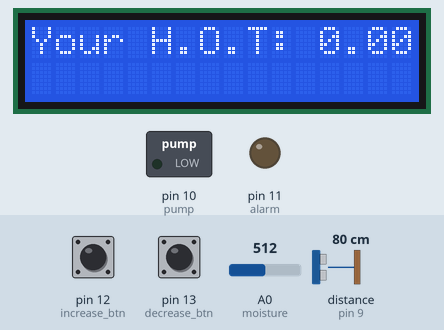
The sketch below on a simulated Arduino Uno, built with avr-gcc and run on an emulated ATmega328P. On the bench: 16×2 character LCD, switched loads named in the sketch (green lamp = pin HIGH), output pins drawn as LEDs (lit = HIGH). Dashed ring = blinking. The inputs (shaded band) are chosen by the test bench; at power-on: pin 12 (increase_btn) LOW, A0 (moisture) = 512, pin 13 (decrease_btn) LOW, distance to the obstacle (sensor on pin 9) 80 cm. The echo pulse lasts 58.3 µs per cm; pins used as bus, display or sensor lines are not drawn.

Above: at 8.1 s.
8.2 s: pin 12 (increase_btn) pulled HIGH for 3.2 s
At 12.7 s:
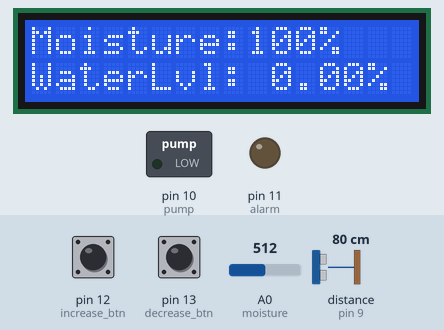
12.9 s: A0 (moisture) set to 3
14.4 s: A0 (moisture) set to 0
At 14.99 s:
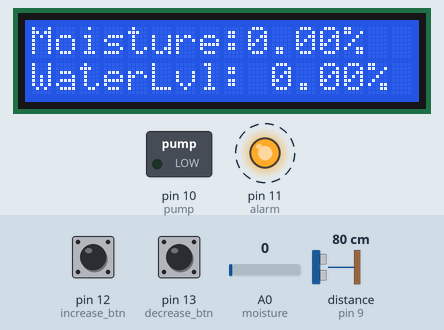
17.4 s: A0 (moisture) set to 33
At 18.3 s:
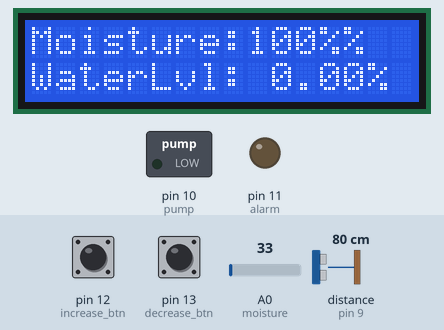
Timing chart, 0 to 20.3 s (numbered marks = the images above; inputs shaded):
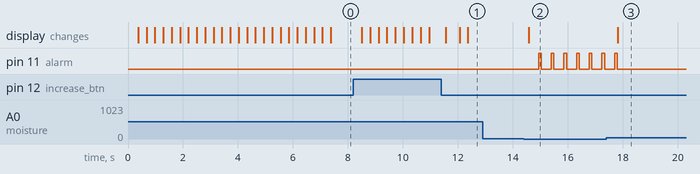

Measured:
- the behaviour switches between 2 and 1 on A0 (moisture) (found by bisection; images 1 and 2)
- after the input at 8.2 s, the display: first changes after 0.31 s (image 1 shows a later state)
- after the input at 12.9 s, every drawn part: stays the same
- after the input at 14.4 s, pin 11 (alarm): alternates HIGH for 0.10 s and LOW for 0.36 s, starting after 0.54 s; the display: changes after 0.19 s (image 2)
- after the input at 17.4 s, pin 11 (alarm): goes on until 17.8 s, then stays LOW; the display: changes after 0.41 s (image 3)

The sketch:

sketch_aug15a.ino
```cpp
#include <LiquidCrystal.h>

int rs = 2;
int en = 3;
int d0 = 4;
int d1 = 5;
int d2 = 6;
int d3 = 7;
int trig = 8;
int echo = 9;
float duration;
float height;
float moisture = A0;
float moisture_percent;
float minimum_moisture_percent;
float moisture_value;
int pump = 10;
float pie = 3.142;
float empty_volume;
float remain_volume;
float total_volume;
float tank_percent;
int alarm = 11;
float heightOfTank = 0;
float minimum_moisture = 0;
float maximum_moisture = 0;
float tankRadius = 0;
int page = 0;
int alarm_dt = 100;
int dt = 300;
int ultrasonic_dt = 10;
int nextBtn_dt = 500;
int longPressDuration = 30;
int increase_btn = 12;
int decrease_btn = 13;
int timer;


LiquidCrystal lcd (rs, en, d0, d1, d2, d3);

void setup() {

  pinMode(trig, OUTPUT);
  pinMode(echo, INPUT);
  pinMode(pump, OUTPUT);
  pinMode(alarm, OUTPUT);
  pinMode(moisture, INPUT);
  pinMode(increase_btn,  INPUT);
  pinMode(decrease_btn, INPUT);

  lcd.begin(16, 2);
  Serial.begin(9600);

  for (int i = 0; i <= 23; i++){

    lcd.setCursor(0,0);
    lcd.scrollDisplayLeft();
    lcd.print("  Automatic Flower Watering System");
    delay(dt);
    lcd.noAutoscroll();

  }

  lcd.clear();

  lcd.setCursor(0,0);
  lcd.print("Your H.O.T: 0.00");

  while (page <= 4){

    while (page == 0){

      if (digitalRead(increase_btn) == 1){


        delay(dt);
        timer = 0;

        while ((digitalRead(increase_btn) == 1) && (timer <= longPressDuration)){

          timer ++;

        }

        if (( timer >= longPressDuration ) && (heightOfTank > 0)){

          page += 1;
          lcd.clear();
          lcd.setCursor(0,0);
          lcd.print("Your R.O.T: 0.00");
          lcd.setCursor(12,0);
          lcd.print(tankRadius);

        }

        else{

          heightOfTank +=1;

          if (heightOfTank >= 99){

            heightOfTank = 99;

            lcd.clear();
            lcd.setCursor(0,0);
            lcd.print("Your H.O.T: ");
            lcd.setCursor(12,0);
            lcd.print(heightOfTank);

          }

          else{

            lcd.clear();
            lcd.setCursor(0,0);
            lcd.print("Your H.O.T: ");
            lcd.setCursor(12,0);
            lcd.print(heightOfTank);
          }

        }

      }

      else if (digitalRead(decrease_btn) == 1){

        delay (dt);

        heightOfTank -= 1;

        if (heightOfTank <= 0){

          heightOfTank = 0;

          lcd.clear();
          lcd.setCursor(0,0);
          lcd.print("Your H.O.T: ");
          lcd.setCursor(12,0);
          lcd.print(heightOfTank);

        }

        else{

          lcd.clear();
          lcd.setCursor(0,0);
          lcd.print("Your H.O.T: ");
          lcd.setCursor(12,0);
          lcd.print(heightOfTank);

        }
      }
    }

    while (page == 1){

      if (digitalRead(increase_btn) == 1){


        delay(dt);
        timer = 0;

        while ((digitalRead(increase_btn) == 1) && (timer <= longPressDuration)){

          timer ++;

        }

        if (( timer >= longPressDuration ) && (tankRadius > 0)){

          page += 1;
          lcd.clear();
          lcd.setCursor(0,0);
          lcd.print("Min Moisture: ");
          lcd.setCursor(12,0);
          lcd.print(minimum_moisture);

        }

        else{

          tankRadius +=1;

          if (tankRadius >= 99){

            tankRadius = 99;

            lcd.clear();
            lcd.setCursor(0,0);
            lcd.print("Your R.O.T: ");
            lcd.setCursor(12,0);
            lcd.print(tankRadius);

          }

          else{

            lcd.clear();
            lcd.setCursor(0,0);
            lcd.print("Your R.O.T: ");
            lcd.setCursor(12,0);
            lcd.print(tankRadius);
          }

        }

      }

      else if (digitalRead(decrease_btn) == 1){

        delay (dt);
        timer = 0;

        while((digitalRead(decrease_btn) ==1) && (timer <= longPressDuration)){

          timer++;

        }

        if ( timer >= longPressDuration ){

          page -= 1;
          lcd.clear();
          lcd.setCursor(0,0);
          lcd.print("Your H.O.T: 0.00");
          lcd.setCursor(12,0);
          lcd.print(heightOfTank);

        }

        else{

          tankRadius -= 1;

          if (tankRadius <= 0){

            tankRadius = 0;

            lcd.clear();
            lcd.setCursor(0,0);
            lcd.print("Your R.O.T: ");
            lcd.setCursor(12,0);
            lcd.print(tankRadius);

          }

          else{

            lcd.clear();
            lcd.setCursor(0,0);
            lcd.print("Your R.O.T: ");
            lcd.setCursor(12,0);
            lcd.print(tankRadius);

          }
        }
      }
    }

    while (page == 2){

      if (digitalRead(increase_btn) == 1){

        delay(dt);
        timer = 0;

        while ((digitalRead(increase_btn) == 1) && (timer <= longPressDuration)){

          timer ++;

        }

        if (( timer >= longPressDuration ) && (minimum_moisture > 0)){

          page += 1;
          lcd.clear();
          lcd.setCursor(0,0);
          lcd.print("Max Moisture: ");
          lcd.setCursor(14,0);
          lcd.print(maximum_moisture);

        }

        else{

          minimum_moisture += 1;

          if (minimum_moisture >=99){

            minimum_moisture = 99;

            lcd.clear();
            lcd.setCursor(0,0);
            lcd.print("Min Moisture: ");
            lcd.setCursor(14,0);
            lcd.print(minimum_moisture);

          }

          else{

            lcd.clear();
            lcd.setCursor(0,0);
            lcd.print("Min Moisture: ");
            lcd.setCursor(14,0);
            lcd.print(minimum_moisture);

          }
        }

      }

      else if (digitalRead(decrease_btn) ==1 ){

        delay (dt);
        timer = 0;

        while((digitalRead(decrease_btn) ==1) && (timer <= longPressDuration)){

          timer++;

        }

        if ( timer >= longPressDuration ){

          page -= 1;
          lcd.clear();
          lcd.setCursor(0,0);
          lcd.print("Your R.O.T: ");
          lcd.setCursor(12,0);
          lcd.print(tankRadius);

        }

        else{


          minimum_moisture -= 1;

          if (minimum_moisture <= 0){

            tankRadius = 0;

            lcd.clear();
            lcd.setCursor(0,0);
            lcd.print("Min Moisture: ");
            lcd.setCursor(14,0);
            lcd.print(minimum_moisture);

          }

          else{

            lcd.clear();
            lcd.setCursor(0,0);
            lcd.print("Min Moisture: ");
            lcd.setCursor(14,0);
            lcd.print(minimum_moisture);

          }

        }

      }
    }

    while (page == 3){

      if (digitalRead(increase_btn) == 1){

        delay(dt);
        timer = 0;

        while ((digitalRead(increase_btn) == 1) && (timer <= longPressDuration)){

          timer ++;

        }

        if (( timer >= longPressDuration ) && (maximum_moisture > 0) && (minimum_moisture< maximum_moisture)){

          page += 1;
          lcd.clear();

        }

        else{

          maximum_moisture += 1;

          if (maximum_moisture >=99){

            maximum_moisture = 99;

            lcd.clear();
            lcd.setCursor(0,0);
            lcd.print("Max Moisture: ");
            lcd.setCursor(14,0);
            lcd.print(maximum_moisture);

          }

          else{

            lcd.clear();
            lcd.setCursor(0,0);
            lcd.print("Max Moisture: ");
            lcd.setCursor(14,0);
            lcd.print(maximum_moisture);

          }
        }
      }

      else if (digitalRead(decrease_btn) == 1){

        delay (dt);
        timer = 0;

        while((digitalRead(decrease_btn) ==1) && (timer <= longPressDuration)){

          timer++;

        }

        if ( timer >= longPressDuration ){

          page -= 1;
          lcd.clear();
          lcd.setCursor(0,0);
          lcd.print("Min Moisture: ");
          lcd.setCursor(14,0);
          lcd.print(minimum_moisture);

        }

        else {

          maximum_moisture -= 1;

        if (maximum_moisture <= 0){

            maximum_moisture = 0;

            lcd.clear();
            lcd.setCursor(0,0);
            lcd.print("Max Moisture: ");
            lcd.setCursor(14,0);
            lcd.print(maximum_moisture);

          }

          else{

            lcd.clear();
            lcd.setCursor(0,0);
            lcd.print("Max Moisture: ");
            lcd.setCursor(14,0);
            lcd.print(maximum_moisture);

          }

        }

      }
    }

    while (page == 4){

      lcd.clear();
      lcd.setCursor(0,0);
      lcd.print("Your Values are: ");
      lcd.setCursor(0,1);
      lcd.print("H=");
      lcd.setCursor(2,1);
      lcd.print((int)heightOfTank);
//      lcd.setCursor(3,1);
//      lcd.print(" ");
      lcd.setCursor(4,1);
      lcd.print("R=");
      lcd.setCursor(6,1);
      lcd.print((int)tankRadius);
//      lcd.setCursor(7,1);
//      lcd.print(" ");
      lcd.setCursor(8,1);
      lcd.print("m=");
      lcd.setCursor(10,1);
      lcd.print((int)minimum_moisture);
//      lcd.setCursor(11,1);
//      lcd.print(" ");
      lcd.setCursor(12,1);
      lcd.print("M=");
      lcd.setCursor(14,1);
      lcd.print((int)maximum_moisture);

      delay(dt);

      if (digitalRead(increase_btn) == 1){

        delay(dt);
        lcd.clear();
        page += 1;

      }

      else if (digitalRead(decrease_btn) == 1){

        delay(dt);
        lcd.clear();
        page -=1;

      }
    }
  }

  delay(500);

}

void loop() {

  digitalWrite(trig, LOW);
  delayMicroseconds(ultrasonic_dt);

  digitalWrite(trig, HIGH);
  delayMicroseconds(ultrasonic_dt);
  digitalWrite(trig, LOW);

  duration = pulseIn(echo, HIGH);

  moisture_value = analogRead(moisture);

  moisture_percent = (moisture_value / maximum_moisture) * 100.;

  minimum_moisture_percent = (minimum_moisture / maximum_moisture) * 100.;

  total_volume = (pie * (tankRadius * tankRadius) * heightOfTank);

  remain_volume = (total_volume - (pie * (tankRadius * tankRadius) * 0.0343 *(duration/2)));

  tank_percent = ((remain_volume / total_volume) * 100.);

  if (tank_percent <= 0) {

    tank_percent = 0;

  }

  lcd.setCursor(0, 0);
  lcd.print("Moisture: ");

  lcd.setCursor(0, 1);
  lcd.print("WaterLvl: ");

  if (moisture_percent >= 100) {

    lcd.setCursor(9, 0);
    lcd.print(100);
    lcd.print("%");
    delay(dt);
  }

  else {

    lcd.setCursor(9, 0);
    lcd.print(moisture_percent);
    lcd.print("%");
    delay(dt);

  }

  lcd.setCursor(10, 1);
  lcd.print(tank_percent);
  lcd.print("%");
  delay(50);


  if (moisture_percent <= minimum_moisture_percent) {

    if (tank_percent >= 50) {

      digitalWrite(pump, HIGH);
      digitalWrite(alarm, LOW);

    }

    else {

      digitalWrite(alarm, HIGH);
      delay(alarm_dt);
      digitalWrite(alarm, LOW);
      digitalWrite(pump, LOW);

    }
  }

  else {

    digitalWrite(alarm, LOW);
    digitalWrite(pump, LOW);

  }
}
```
